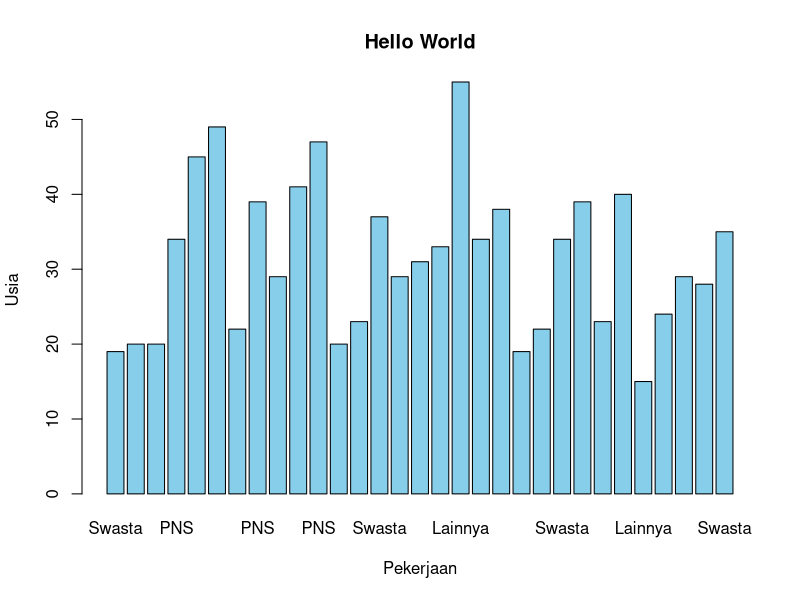
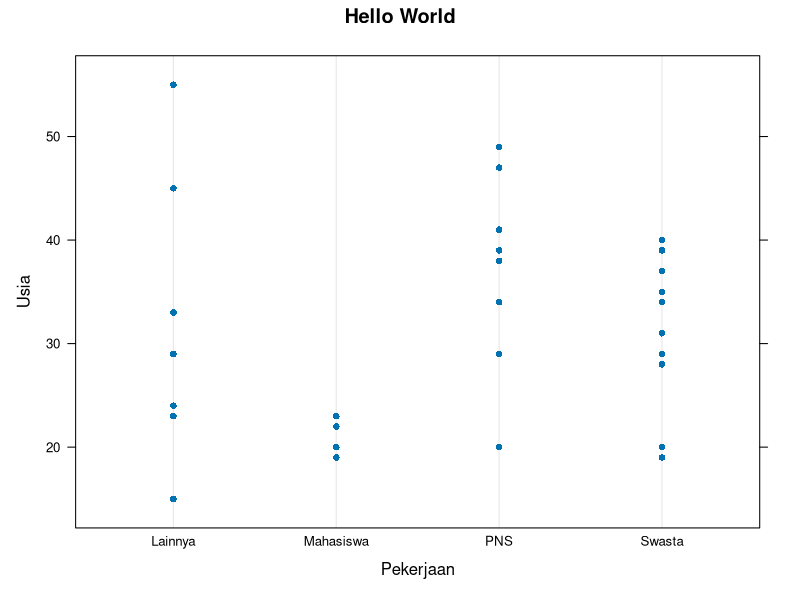
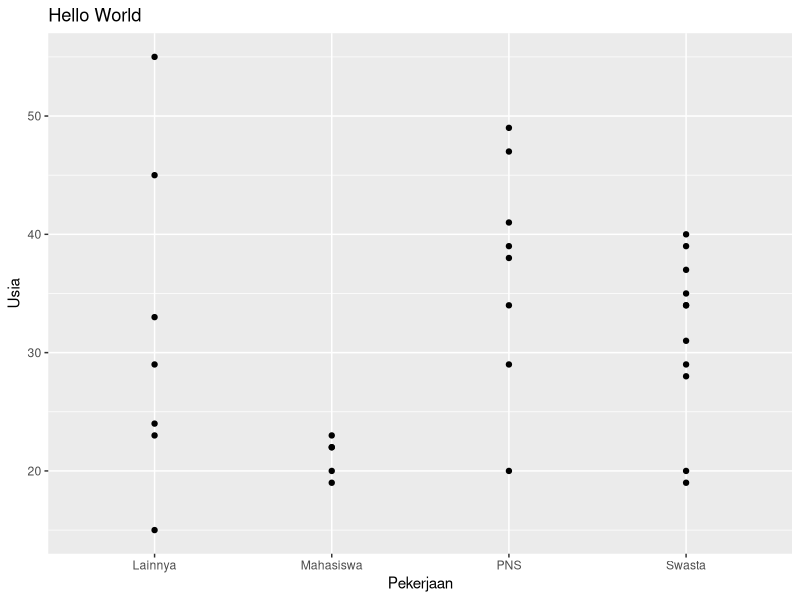
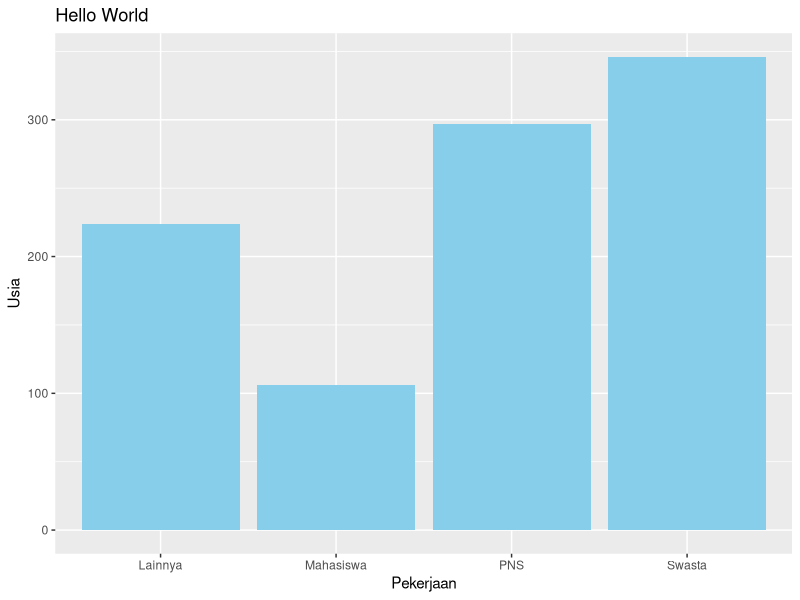
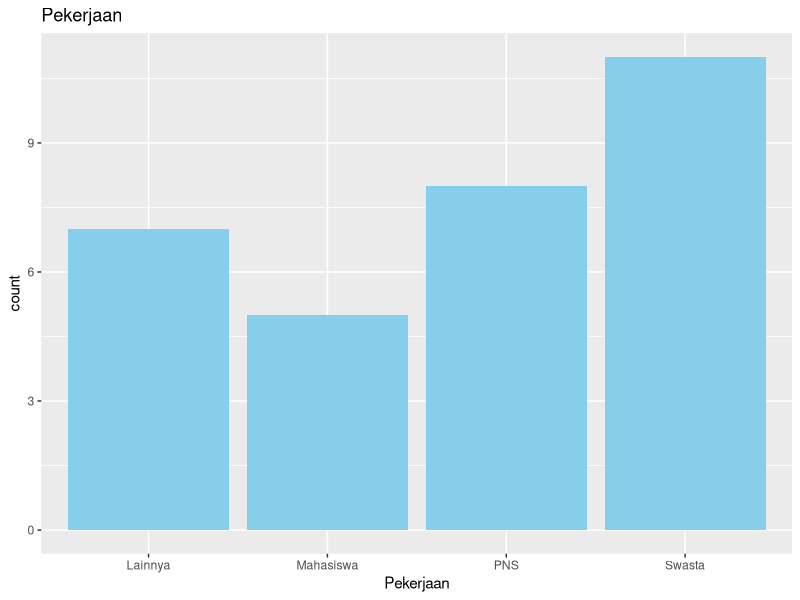
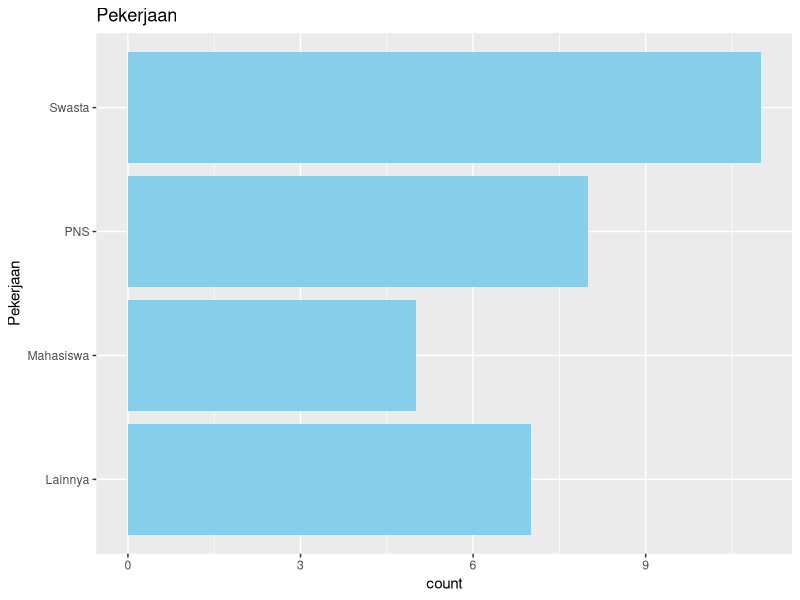
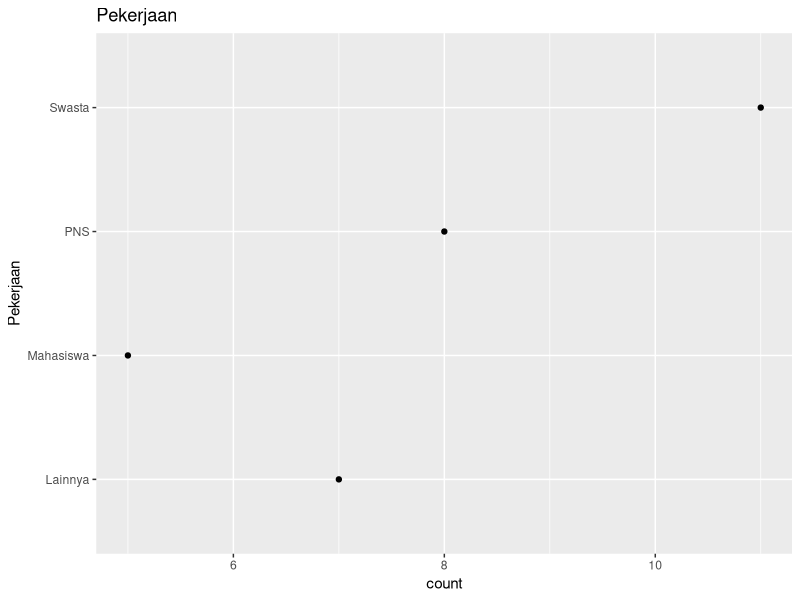
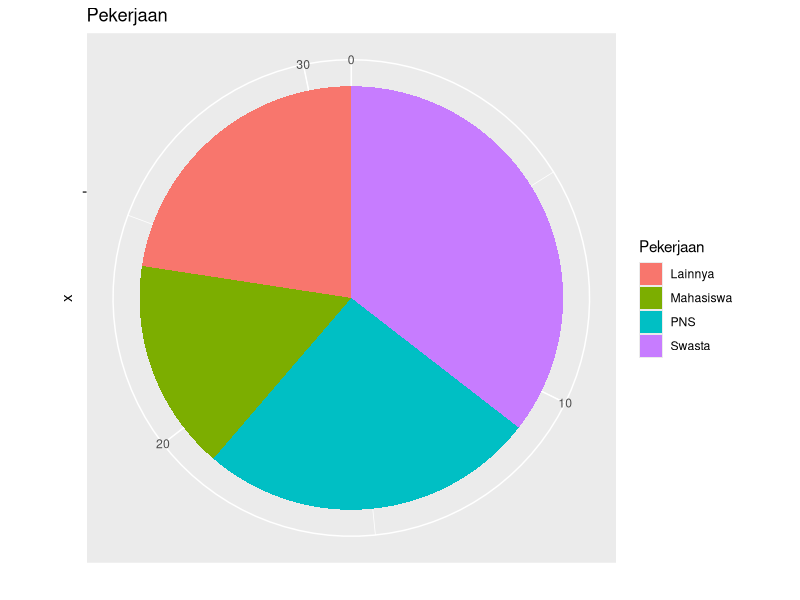

The R source for these figures, in order:
setwd("~/Documents/Rdatacode")
getwd()
df <- read.table("descriptiveCSV.csv", sep = ";", header = TRUE)

head(df$Pekerjaan)
head(df$Usia)

class(df$Pekerjaan)
class(df$Usia)

df$Pekerjaan <- as.factor(df$Pekerjaan)

barplot(
  names = df$Pekerjaan,
  height = df$Usia,
  col = "skyblue",
  main = "Hello World",
  xlab = "Pekerjaan",
  ylab = "Usia"
)

library(lattice)
dotplot(
  x = Usia ~ Pekerjaan,
  data = df,
  main = "Hello World",
  xlab = "Pekerjaan",
  ylab = "Usia"
)

library(ggplot2)
ggplot(
  data = df,
  aes(x = Pekerjaan, y = Usia)
) +
  geom_point() +
  ggtitle("Hello World") +
  xlab("Pekerjaan") +
  ylab("Usia")

ggplot(
  data = df,
  aes(x = Pekerjaan, y = Usia)
) +
  geom_bar(
    stat = "identity",
    fill = "skyblue"
  ) +
  ggtitle("Hello World") +
  xlab("Pekerjaan") +
  ylab("Usia")

# Univariate Qualitative Bar Charts
ggplot(
  data = df,
  aes(x = Pekerjaan)
) +
  geom_bar(
    fill = "skyblue"
  ) +
  ggtitle("Pekerjaan")

# Univariate Qualitative Bar Charts Horizontal
ggplot(
  data = df,
  aes(x = Pekerjaan)
) +
  geom_bar(
    fill = "skyblue"
  ) +
  coord_flip() +
  ggtitle("Pekerjaan")

# Create cleveland dot plot
ggplot(
  data = df,
  aes(x = Pekerjaan)
) +
  geom_point(stat = "count") +
  coord_flip() +
  ggtitle("Pekerjaan")

# PIE CHART UNIVARIATE CATEGORICAL
## Simple PieChart
ggplot(
  data = df,
  aes(x = "", fill = Pekerjaan)
) +
  geom_bar() +
  coord_polar(theta = "y") +
  ggtitle("Pekerjaan") +
  ylab("")

## Fair Piechart
library(scales)
library(dplyr)
df
plotdata <- df %>%
  count(Pekerjaan) %>%
  arrange(desc(Pekerjaan)) %>%
  mutate(
    prop = round(n * 100 / sum(n), 1),
    lab.ypos = cumsum(prop) - 0.5 * prop
  )
head(plotdata)

ggplot(
  data = plotdata,
  aes(x = "", y = prop, fill = Pekerjaan)
) +
  ggtitle("Pekerjaan") +
  geom_bar(width = 1, stat = "identity", color = "white") +
  coord_polar("y", start = 0) +
  geom_text(
    aes(
      y = lab.ypos, label = prop
    ),
    color = "white"
  ) +
  theme_void()


## Pie Chart With Percent
plotdata <- df %>%
  count(Pekerjaan) %>%
  arrange(desc(Pekerjaan)) %>%
  mutate(
    prop = round(n * 100 / sum(n), 1),
    lab.ypos = cumsum(prop) - 0.5 * prop
  )
head(plotdata)

plotdata$percent <- paste0(
  plotdata$Pekerjaan, "\n",
  round(plotdata$prop), "%"
)

ggplot(
  data = plotdata,
  aes(x = "", y = prop, fill = Pekerjaan)
) +
  ggtitle("Pekerjaan") +
  geom_bar(width = 1, stat = "identity", color = "white") +
  coord_polar(theta = "y", start = 0) +
  geom_text(
    aes(
      y = lab.ypos, label = percent
    ),
    color = "white"
  ) +
  theme_void()


## Pie Chart Changing Color
myclrs <- c("#0073C2FF", "#EFC000FF", "#868686FF", "#CD534CFF")

plotdata <- df %>%
  count(Pekerjaan) %>%
  arrange(desc(Pekerjaan)) %>%
  mutate(
    prop = round(n * 100 / sum(n), 1),
    lab.ypos = cumsum(prop) - 0.5 * prop
  )
head(plotdata)

plotdata$percent <- paste0(
  plotdata$Pekerjaan, "\n",
  round(plotdata$prop), "%"
)

ggplot(
  data = plotdata,
  aes(x = "", y = prop, fill = Pekerjaan)
) +
  ggtitle("Pekerjaan") +
  geom_bar(width = 1, stat = "identity", color = "white") +
  coord_polar(theta = "y", start = 0) +
  geom_text(
    aes(
      y = lab.ypos, label = percent
    ),
    color = "white"
  ) +
  scale_fill_manual(values = myclrs) + # change color
  theme_void() +
  theme(legend.position = "FALSE") # remove legend

## Changing Numeric Variabel to Categorical

CatUsia <- cut(df$Usia, breaks = c(5, 11, 25, 45, 65), labels = c("anak-anak", "remaja", "dewasa", "lansia"), right = T)
CatUsia

class(CatUsia)

df$CatUsia <- CatUsia

head(df)
plotusia <- df %>%
  count(CatUsia) %>%
  arrange(desc(CatUsia)) %>%
  mutate(
    prop = round(n * 100 / sum(n), 1),
    lab.ypos = cumsum(prop) - 0.5 * prop
  )
head(plotusia)

plotusia$percent <- paste0(
  plotusia$CatUsia, "\n",
  round(plotusia$prop), "%"
)

ggplot(
  data = plotusia,
  aes(x = "", y = prop, fill = CatUsia)
) +
  ggtitle("Kelompok Usia") +
  geom_bar(width = 1, stat = "identity", color = "white") +
  coord_polar(theta = "y", start = 0) +
  geom_text(
    aes(
      y = lab.ypos, label = percent
    ),
    color = "white"
  ) +
  theme_void()
